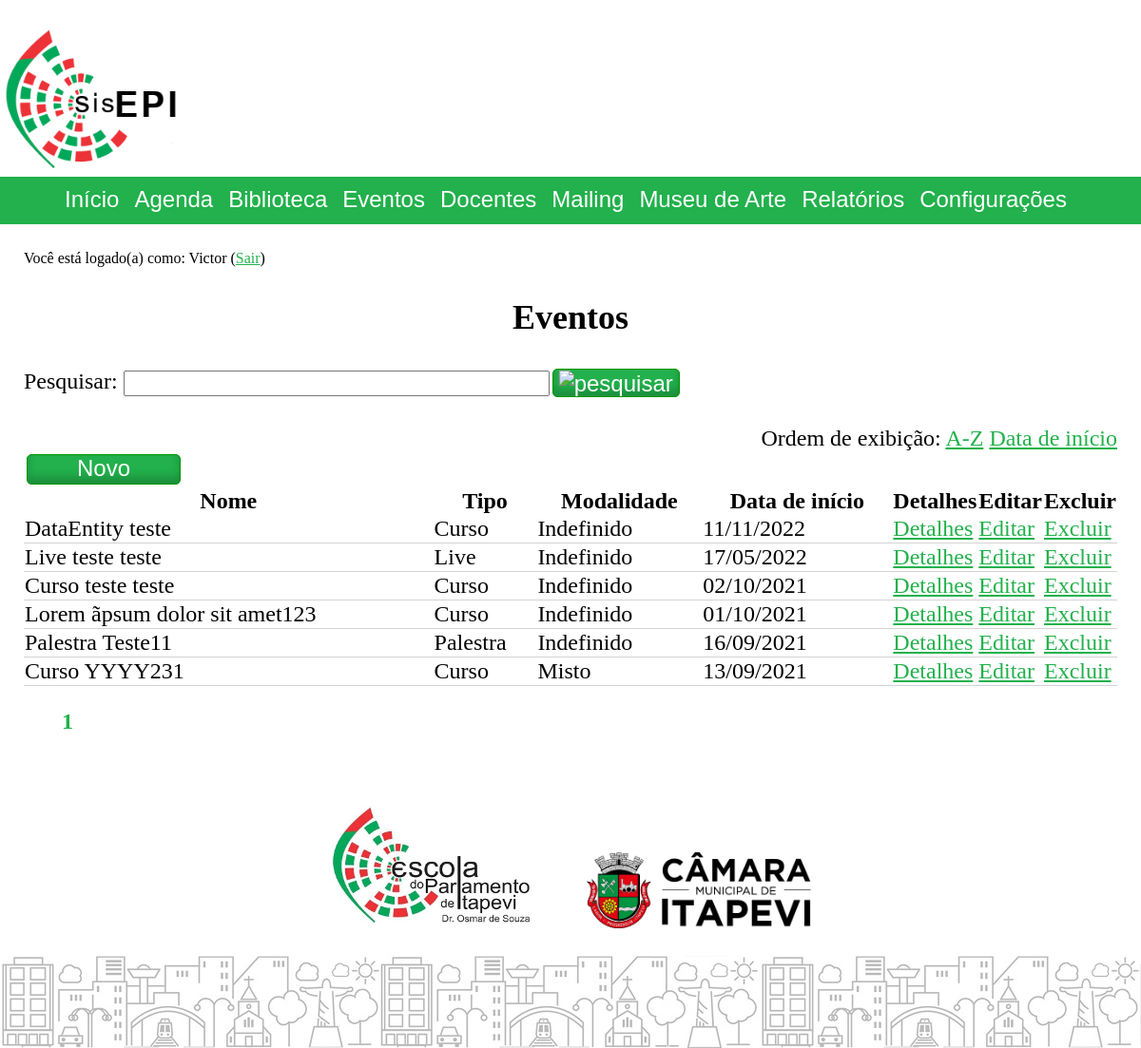
Page /index.php?cont=events&action=home&pageNum=1 (signed in) on the committed database.
### tables this page shows
CREATE TABLE `events` (
  `id` int UNSIGNED NOT NULL,
  `name` varchar(120) DEFAULT 'Evento sem nome',
  `typeId` int NOT NULL,
  `subscriptionListNeeded` tinyint(1) DEFAULT NULL,
  `subscriptionListOpeningDate` date DEFAULT NULL,
  `subscriptionListClosureDate` date DEFAULT NULL,
  `maxSubscriptionNumber` int DEFAULT NULL,
  `allowLateSubscriptions` tinyint(1) NOT NULL DEFAULT '0',
  `posterImageAttachmentFileName` varchar(120) DEFAULT NULL,
  `responsibleForTheEvent` varchar(120) DEFAULT NULL,
  `customInfosJson` json DEFAULT NULL,
  `moreInfos` mediumtext,
  `certificateText` varchar(500) DEFAULT NULL,
  `certificateBgFile` varchar(255) DEFAULT NULL,
  `checklistId` int DEFAULT NULL,
  `surveyTemplateId` int UNSIGNED DEFAULT NULL,
  `subscriptionTemplateId` int NOT NULL
);

CREATE TABLE `enums` (
  `type` varchar(10) NOT NULL,
  `id` int UNSIGNED NOT NULL,
  `value` varchar(120) NOT NULL
);

### controller/component/DataGrid.class.php (called while the page is built, shortened)
<?php
class DataGridComponent extends ComponentBase
{
	public function __construct($dataRowsArray = null)
	{
		$this->dataRows = $dataRowsArray;
	}
	public ?array $dataRows;
	public ?string $detailsButtonURL = null, $editButtonURL = null, $deleteButtonURL = null;
	public ?string $RudButtonsFunctionParamName = "id";
	public array $columnsToHide = [];
	public function render()
	{
		$dataRows = $this->dataRows;
		$columnsToHide = $this->columnsToHide;
		$detailsButtonURL = $this->detailsButtonURL;
		$editButtonURL = $this->editButtonURL;
		$deleteButtonURL = $this->deleteButtonURL;
		$RudButtonsFunctionParamName = $this->RudButtonsFunctionParamName;
		$view = $this->get_view();
		require($view);
	}
}

### model/SqlSelector.php (called while the page is built, shortened)
<?php
class SqlSelector
{
    private array $selectColumns = [];
    private string $fromTable;
    private array $joins = [];
    private string $groupBy;
    private string $orderBy;
    private string $limit;
    private array $values = [];
    private string $bindParamTypes = "";
    public function setTable($table)
    {
        $this->fromTable = $table;
    }
    public function addSelectColumn($col)
    {
        $this->selectColumns[] = $col;
    }
    public function addJoin($join)
    {
        $this->joins[] = $join;
    }
    public function setGroupBy($groupBy)
    {
        $this->groupBy = $groupBy;
    }
    public function setOrderBy($orderBy)
    {
        $this->orderBy = $orderBy;
    }
    public function setLimit($limit)
    {
        $this->limit = $limit;
    }
    public function addValues(string $bindParamTypes, array $valuesArray)
    {
        $this->bindParamTypes .= $bindParamTypes;
        $this->values = [...$this->values, ...$valuesArray];
    }
    public function run(mysqli $conn, int $mode = self::RETURN_SINGLE_ASSOC)
    {
        $finalSql = "SELECT " . implode(',', $this->selectColumns) . " FROM " . $this->fromTable . ' ' .
        implode(' ', $this->joins) . ' ';
        if (!empty($this->groupBy))
            $finalSql .= 'GROUP BY ' . $this->groupBy . ' ';
        if (!empty($this->orderBy))
            $finalSql .= 'ORDER BY ' . $this->orderBy . ' ';
        if (!empty($this->limit))
            $finalSql .= 'LIMIT ' . $this->limit . ' ';
        $stmt = $conn->prepare($finalSql);
        if (strlen($this->bindParamTypes) > 0)
            $stmt->bind_param($this->bindParamTypes, ...$this->values);
        $stmt->execute();
        $result = $stmt->get_result();
        $output = null;
        switch ($mode)
        {
            case self::RETURN_ALL_ASSOC:
                $output = $result->num_rows > 0 ? $result->fetch_all(MYSQLI_ASSOC) : [];
                break;
            case self::RETURN_FIRST_COLUMN_VALUE:
            default:
                $output = $result->num_rows > 0 ? $result->fetch_row()[0] : null;
                break;
        }
        return $output;
    }
}

### model/events/Event.php (called while the page is built, shortened)
<?php
class Event extends DataEntity
{
    protected string $databaseTable = 'events';
    public function getMultiplePartially(mysqli $conn, $page, $numResultsOnPage, $_orderBy, $searchKeywords) : array
    {
        $selector = new SqlSelector();
        $selector->addSelectColumn('events.id ');
        $selector->addSelectColumn('events.name ');
        $selector->addSelectColumn('MIN(eventdates.date) AS date ');
        $selector->addSelectColumn('enums.value AS typeName ');
        $selector->addSelectColumn("(SELECT group_concat(COALESCE(eventlocations.type, 'null')) from eventdates left join eventlocations on eventlocations.id = eventdates.locationId where eventdates.eventId = events.id) as locTypes ");
        $selector->setTable($this->databaseTable);
        $selector->addJoin('INNER JOIN eventdates ON eventdates.eventId = events.id ');
        $selector->addJoin("inner JOIN enums on enums.type = 'EVENT' and enums.id = events.typeId ");
        $selector->setGroupBy("{$this->databaseTable}.id, {$this->databaseTable}.name ");
        switch ($_orderBy)
        {
            case 'date':
            default:
                $selector->setOrderBy('eventdates.date DESC ');
                break;
        }
		$calc_page = ($page - 1) * $numResultsOnPage;
        $selector->setLimit(' ?,? ');
        $selector->addValues('ii', [ $calc_page, $numResultsOnPage ]);
        $drs = $selector->run($conn, SqlSelector::RETURN_ALL_ASSOC);
        $output = [];
        foreach ($drs as $dr)
        {
            $new = new Event();
            $new->fillPropertiesFromDataRow($dr);
            $output[] = $new;
        }
        return $output;
    }
}

### controller/events.controller.php (called while the page is built, shortened)
<?php
require_once("model/database/events.database.php");
require_once "model/events/Event.php";
final class events extends BaseController
{
	public function home()
	{
		require_once("controller/component/DataGrid.class.php");
		$conn = createConnectionAsEditor();
		$getter = new \Model\Events\Event();
		$paginatorComponent = new PaginatorComponent($getter->getCount($conn, $_GET['q'] ?? ''), 20);
		$events = $getter->getMultiplePartially($conn,
												$paginatorComponent->pageNum,
												$paginatorComponent->numResultsOnPage,
												$_GET['orderBy'] ?? '',
												$_GET['q'] ?? '');
		$outputDataRows = Data\transformDataRows($events,
		[
			'id' => fn($r) => $r->id,
			'Nome' => fn($r) => $r->name,
			'Tipo' => fn($r) => $r->getOtherProperties()->typeName,
			'Modalidade' => fn($r) => Data\getEventMode($r->getOtherProperties()->locTypes),
			'Data de início' => fn($r) => date_format(date_create($r->getOtherProperties()->date), "d/m/Y")
		]);
		$dataGridComponent = new DataGridComponent($outputDataRows);
		$dataGridComponent->detailsButtonURL = URL\URLGenerator::generateSystemURL("events", "view", "{param}");
		$dataGridComponent->editButtonURL = URL\URLGenerator::generateSystemURL("events", "edit", "{param}");
		$dataGridComponent->deleteButtonURL = URL\URLGenerator::generateSystemURL("events", "delete", "{param}");
	}
}

### includes/URL/URLGenerator.php (called while the page is built, shortened)
<?php
abstract class URLGenerator
{
	public static bool $useFriendlyURL;
	private static function appendQueryString($queryString = null, $directFileAccess = false)
	{
		$qsFinal = "";
		if (!empty($qsFinal))
			return self::$useFriendlyURL || $directFileAccess ? "?$qsFinal" : "&$qsFinal";
		else
			return "";
	}
	public static function generateSystemURL($controller, $action = "home", $id = null, $queryString = null)
	{
		$url = self::$useFriendlyURL ? self::URLBase . "/$controller/$action" : self::URLBase . "/index.php?cont=$controller&action=$action";
		if (!empty($id))
			$url .= self::$useFriendlyURL ? "/$id" : "&id=$id";
		$url .= self::appendQueryString($queryString);
		return $url;
	}
}

### view/component/DataGrid.view.php (the view, shortened to what this page needs)
<?php
if (isset($dataRows[0]))
{
	function formatCellContent($value)
	{
		if ($value instanceof DataGridIcon)
			return $value->generateHTML();
		else
			return nl2br(hsc($value));
	}
?>
<table>
	<thead>
		<tr>
			<?php
			$count = 0;
			foreach ($dataRows[0] as $column => $value)
			{
				$count++;
				if (in_array($column, $columnsToHide) === false)
				{
					echo "<th>" . $column . "</th>";
				}
				if ($count === count($dataRows[0]))
				{
					if (isset($detailsButtonURL) && !isset($columnNameAsDetailsButton)) echo '<th class="shrinkCell">Detalhes</th>';
					if (isset($editButtonURL)) echo '<th class="shrinkCell">Editar</th>';
					if (isset($deleteButtonURL)) echo '<th class="shrinkCell">Excluir</th>';
				}
			}
			?>
		</tr>
	</thead>
	<tbody>
		<?php
		foreach ($dataRows as $row)
		{
			echo "<tr>";
			$count = 0;
			foreach ($row as $column => $value)
			{
				$count++;
				if (in_array($column, $columnsToHide) === false)
				{
					if (isset($columnNameAsDetailsButton) && $columnNameAsDetailsButton === $column)
					{
						echo '<td><a href="' . str_replace("{param}", $row[$RudButtonsFunctionParamName], $detailsButtonURL) . '">' . formatCellContent($value) . '</a></td>';
					}
					else
					{
						echo "<td>" . formatCellContent($value) . "</td>";
					}
				}
				if ($count === count($row))
				{
					if (isset($detailsButtonURL) && !isset($columnNameAsDetailsButton)) echo '<td class="shrinkCell"><a href="' . str_replace("{param}", $row[$RudButtonsFunctionParamName], $detailsButtonURL) .  '">Detalhes</a></td>';
					if (isset($editButtonURL)) echo '<td class="shrinkCell"><a href="' . str_replace("{param}", $row[$RudButtonsFunctionParamName], $editButtonURL) . '">Editar</a></td>';
					if (isset($deleteButtonURL)) echo '<td class="shrinkCell"><a href="' . str_replace("{param}", $row[$RudButtonsFunctionParamName], $deleteButtonURL) . '">Excluir</a></td>';
				}
			}
			echo "</tr>";
		}
		?>
	</tbody>
</table>
<?php
}
else
	echo "Não há dados disponíveis.";
?>

### sisepi.css (style rules this page uses)
body { background-color: white; color: black; font-size: x-large; margin: 0; }
a { color: #22B14C }
table { border-collapse: collapse; width: 100%; }
table td { border-bottom: 1px solid lightgray; }
th.shrinkCell, td.shrinkCell { width: 10px; white-space: nowrap; }

### rows in the picture
events: name "DataEntity teste", enums.value "Curso", value "Indefinido", value "11/11/2022"
events: name "Live teste teste", enums.value "Live", value "Indefinido", value "17/05/2022"
events: name "Curso teste teste", enums.value "Curso", value "Indefinido", value "02/10/2021"
events: name "Lorem ãpsum dolor sit amet123", enums.value "Curso", value "Indefinido", value "01/10/2021"
events: name "Palestra Teste11", enums.value "Palestra", value "Indefinido", value "16/09/2021"
events: name "Curso YYYY231", enums.value "Curso", value "Misto", value "13/09/2021"

### other values in the picture
$loggedUser "Victor"
$this->subtitle "Eventos"
$column "Nome"
$column "Tipo"
$column "Modalidade"
$column "Data de início"
$pageNum "1"
